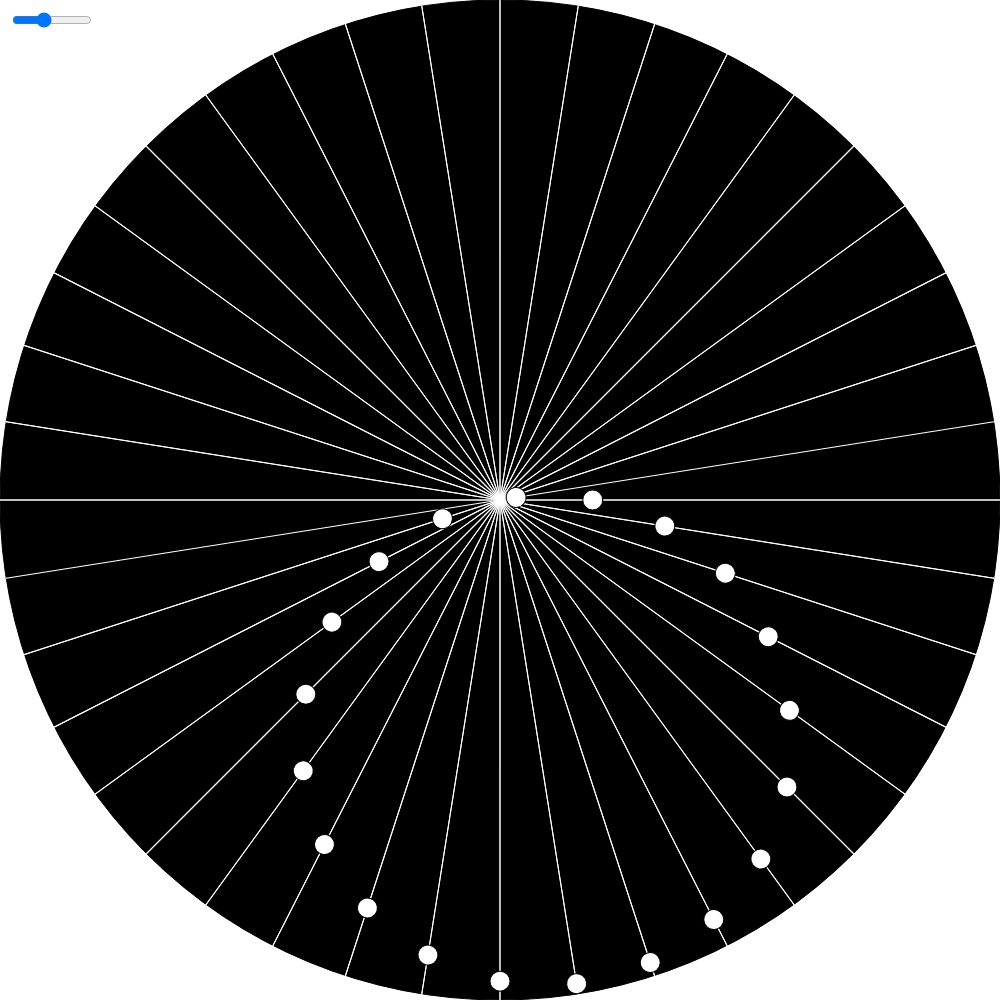
Frame 1 (no input)
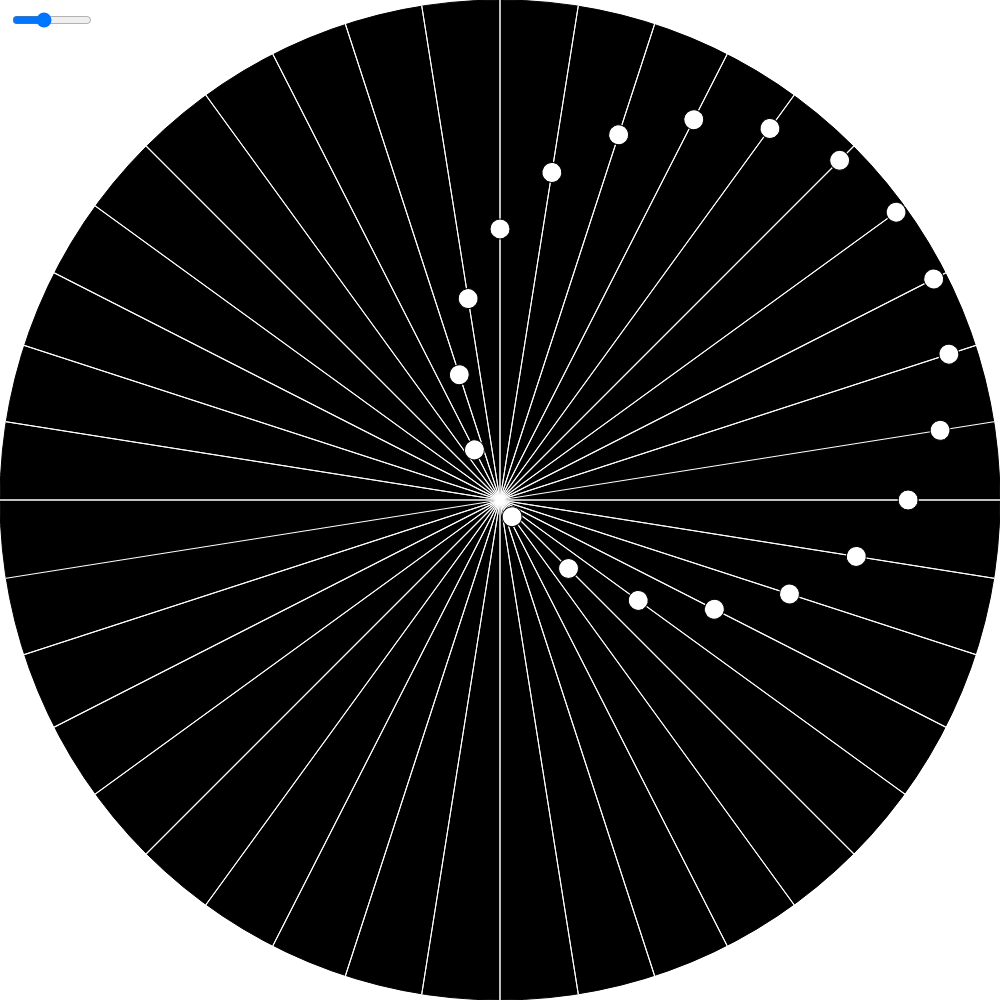
Frame 60 (no input)
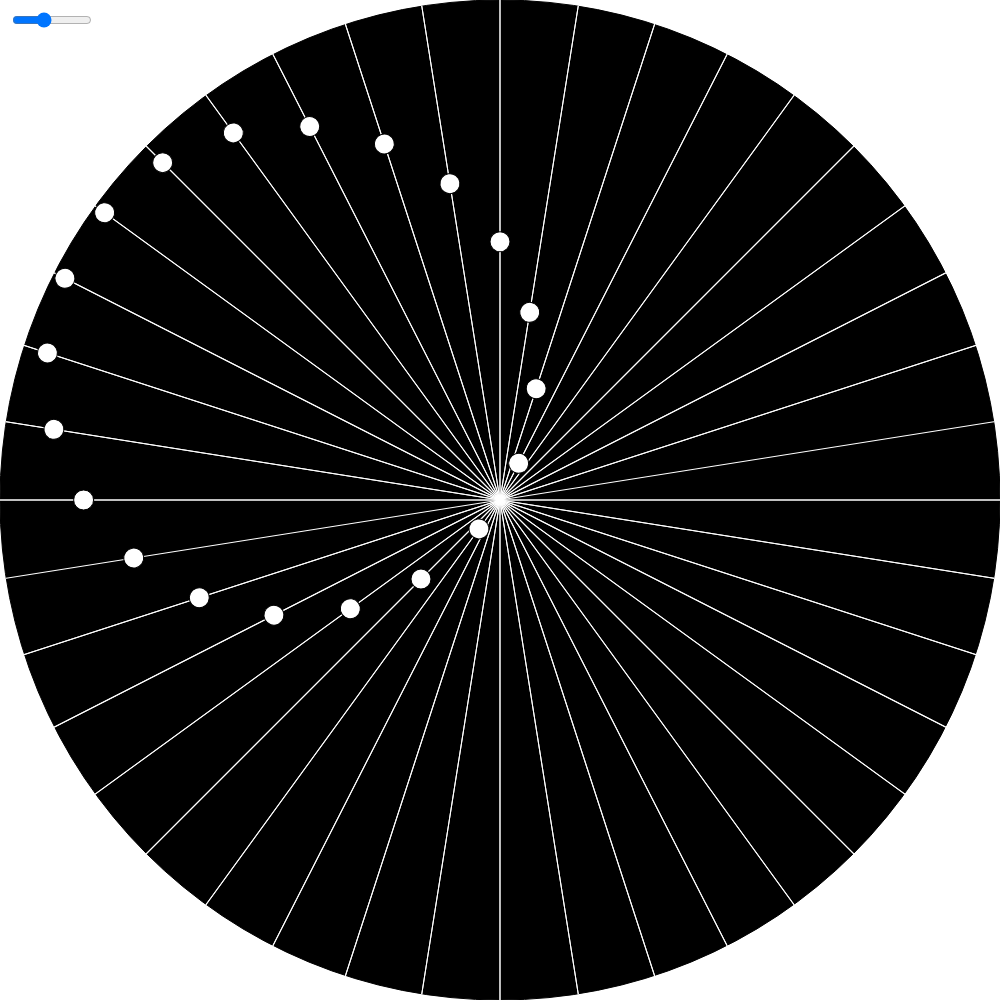
Frame 120 (the mouse pressed at the canvas centre since frame 60)

The p5.js sketch that drew these frames (run headless with seeded random() and noise() and a simulated clock; from frame 60 on, the mouse is pressed at the canvas centre):

// p5.js sketch
// ── sketch.js
let speedSlider, diameter = 20,turnCount = 20;
function setup() {
  if(windowHeight < windowWidth)
    createCanvas(windowHeight, windowHeight)
  else
    createCanvas(windowHeight, windowWidth)
  speedSlider = createSlider(200, 1000, 500)
  speedSlider.position(10, 10)
  speedSlider.style('width', '80px')
  angleMode(DEGREES)
  turnCount*=2
}
function drawLines(){
  stroke(255)
  for(let i = 1; i < turnCount;i++){
    line(-width/2,0,width/2,0)
    rotate(360/turnCount)
  }
}
function movingCircles(){ 
  fill(255)
  for(let i = 1; i <= turnCount/2;i++){
    circle(map(Math.sin(millis()/speedSlider.value()+i*PI/(turnCount/2)), -1, 1, -width/2+diameter/2, width/2-diameter/2),0,diameter)
    rotate(360/turnCount)
  }
}
function draw() {
  background(255)
  translate(width/2,height/2)
  
  //main circle
  fill(0)
  circle(0, 0, height)
  
  push()
  drawLines()
  pop()//returns default rotation
  
  push()
  movingCircles()
  
  pop()
}
